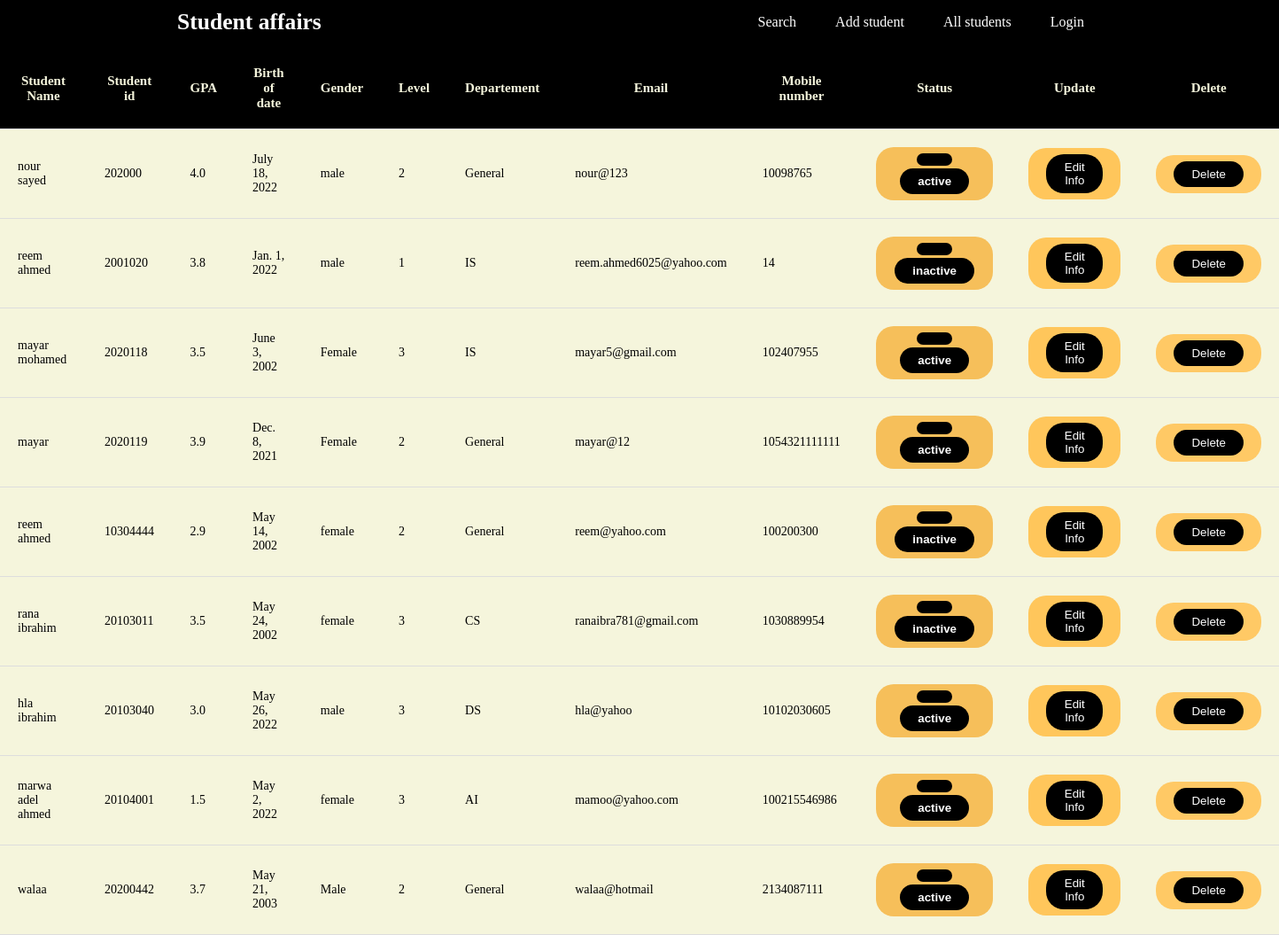
Page /allstudents.html on the committed database.
### pages/models.py (models this page shows, shortened)
class Student(models.Model):
    x = [
        ('General','General'),('CS','CS'),('IS','IS'),
        ('AI','AI'),
        ('DS','DS'),
        ('IT','IT'),
    ]
    CHOICES=[
        ('male','male'),('female','female'),
    ]
    status=[
        ('active','active'),('inactive','inactive'),
    ]
    name =models.CharField(max_length = 50 )
    id = models.IntegerField(primary_key=True)
    level = models.IntegerField(null=True)
    email = models.CharField(max_length=100,null=True)
    gpa = models.DecimalField(max_digits=3, decimal_places=1,null=True)
    phone = models.IntegerField(null=True)
    date=models.DateField(default=datetime.now,null=True)
    gender = models.CharField(max_length=7, choices=CHOICES, default='Female' ,null=True)
    status = models.CharField(max_length=10, choices=status ,default='active',null=True)
    department= models.CharField(max_length=50,blank=True,choices=x,null=True)

### pages/views.py (the view)
# urls.py: path( 'allstudents.html', views.allstudents , name='allstudents'),
def allstudents(request):
    context={
    'student':Student.objects.all(),
    }
    return render (request,'projectfront/allstudents.html',context)

### templates/projectfront/allstudents.html (shortened to what this page needs)
{% load static %}
<!DOCTYPE html>
<html>
  <head>
   <link rel="stylesheet" href="{% static 'allstudent.css' %}">
   </head>
   <body>
    <header id="nav">
      <a href="home.html" class="logo">Student affairs</a>
      <nav>
          <a href="{% url 'search' %}" class="navigation">Search</a>
          <a href="{% url 'addstudent' %}" class="navigation">Add student</a>
          <a href="{% url 'allstudents' %}" class="navigation">All students</a>
          <a href="{% url 'login' %}" class="navigation">Login</a>
     </nav>
  </header>
  <br><br>
  <br>
    <table>
      <tr>
      <th>Student Name</th>
      <th>Student id</th>
      <th>GPA</th>
      <th>Birth of date</th>
      <th>Gender</th>
      <th>Level</th>
      <th>Departement</th>
      <th>Email</th>
      <th>Mobile number</th>
      <th>Status</th>
      <th>Update</th>
      <th>Delete</th>
      </tr>
{% for x in student %}
{% if x.status == 'active' or x.status == 'inactive' %}
<tr>
  <td >{{x.name}}</td>
  <td >{{x.id}}</td>
  <td >{{x.gpa}}</td>
  <td >{{x.date}}</td>
  <td>{{x.gender}}</td>
  <td >{{x.level}}</td>
  <td >{{x.department}}</td>
  <td >{{x.email}}</td>
  <td >{{x.phone}}</td>
  <td class="state">
    <button style="background-color: rgb(246, 191, 90);" ><a title="Change State" onclick="return change()"> <a class="link" href="{% url 'change' x.id  %}" style="text-decoration: none;  color: rgb(252, 252, 252);"><b> {{x.status}} </a></a></b></button>
    </td>
<td>
  <button style="background-color: rgb(255, 198, 91);" >
  <a  href="{% url 'update' x.id %}" style="text-decoration: none;  color: white;" > Edit Info</a></button>
</td>
<td>
  <button style="background-color: rgb(255, 201, 101);" >
    <a  href="{% url 'delete' x.id %}" style="text-decoration: none;  color: white;" > Delete</a></button>
</td>
</tr>
{% endif %}
{% endfor %}
    </table>
      </body>
</html>

### static/allstudent.css (style rules this page uses)
* { margin: 0; padding: 0; box-sizing: border-box; }
.logo { font-weight: 800; font-size: 1.6em; text-decoration: none; color: #3a6cf4; }
.navigation { text-decoration: none; font-size: 1em; font-weight: 500; color: #3a6cf4; padding: 10px 20px; }
.navigation,.logo,label,#std_info { color: white; }
header { background: rgb(0,0,0,0.8); width: 100%; position: fixed; z-index: 999; display: flex; justify-content: space-between; align-items: center; padding: 10px 200px ; margin-top: 0px; flex-wrap: wrap; }
body { background-color:black; }
th ,td { border-bottom: 1px solid #dddddd; padding: 20px; margin: 20; font-size: 14px; }
th { background-color: black; color:beige; font-weight: 800px; font-size: 15px; }
table { border-collapse: collapse; margin-left: auto; margin-right: auto; background: transparent; background-color:beige; }
td button { border: none; padding: 7px 20px; background-color: black; color:rgb(245, 236, 220); border-radius: 20px; }
td a { appearance: button; border: none; padding: 7px 20px; background-color: black; color:rgb(245, 236, 220); border-radius: 20px; }

### rows in the picture
Student: name "nour sayed", id "202000", gpa "4.0", date "July 18, 2022", gender "male", level "2", department "General", email "nour@123", phone "10098765", status "active"
Student: name "reem ahmed", id "2001020", gpa "3.8", date "Jan. 1, 2022", gender "male", level "1", department "IS", email "reem.ahmed6025@yahoo.com", phone "14", status "inactive"
Student: name "mayar mohamed", id "2020118", gpa "3.5", date "June 3, 2002", gender "Female", level "3", department "IS", email "mayar5@gmail.com", phone "102407955", status "active"
Student: name "mayar", id "2020119", gpa "3.9", date "Dec. 8, 2021", gender "Female", level "2", department "General", email "mayar@12", phone "1054321111111", status "active"
Student: name "reem ahmed", id "10304444", gpa "2.9", date "May 14, 2002", gender "female", level "2", department "General", email "reem@yahoo.com", phone "100200300", status "inactive"
Student: name "rana ibrahim", id "20103011", gpa "3.5", date "May 24, 2002", gender "female", level "3", department "CS", email "ranaibra781@gmail.com", phone "1030889954", status "inactive"
Student: name "hla ibrahim", id "20103040", gpa "3.0", date "May 26, 2022", gender "male", level "3", department "DS", email "hla@yahoo", phone "10102030605", status "active"
Student: name "marwa adel ahmed", id "20104001", gpa "1.5", date "May 2, 2022", gender "female", level "3", department "AI", email "mamoo@yahoo.com", phone "100215546986", status "active"
Student: name "walaa", id "20200442", gpa "3.7", date "May 21, 2003", gender "Male", level "2", department "General", email "walaa@hotmail", phone "2134087111", status "active"
